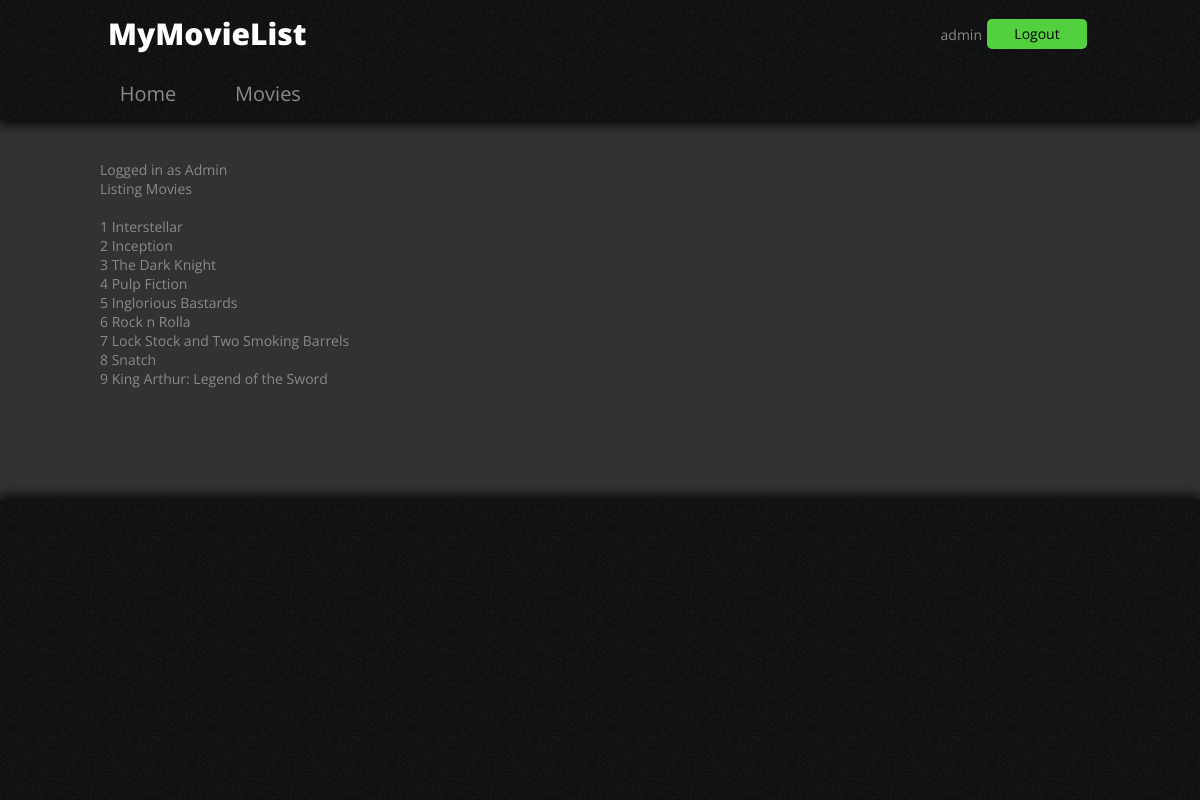
Page /adminmovies.php?adminaction=listmovies (signed in) on the committed database.
### tables this page shows
CREATE TABLE Movie
(
    movieID 	int(5)  AUTO_INCREMENT,
    title 		varchar(255) NOT NULL,
    summary 	varchar(1000),
    releaseDate DATE,
    ratingID 		int(4),
    runtime		int(5),
	score 	decimal(2, 1),
    primary key (movieID),
    foreign key (ratingID) REFERENCES Rating(ratingID)
);

### scripts/object-user.php (called while the page is built, shortened)
<?php
require_once 'data-db.php';
class User {
	public static function validateAdmin($username, $password) {
		$username = trim($username);
		$password = trim($password);
		$query = "SELECT * FROM Admin WHERE username = '" . $username . "' and password = '" . $password . "';";
		$result = Database::executeQuery($query);
		if($result->num_rows > 0) {
			return true;
		} else {
			return false;
		}
	}
}
?>

### scripts/data-db.php (called while the page is built, shortened)
<?php
class Database {
	private static $db;
	private static $connected = false;
	public static function createConnection() {
		$dbserver = "localhost";
		$dbuser = "root";
		$dbpassword = "";
		$dbname = "mymovielist_db";
		self::$db = new mysqli($dbserver, $dbuser, $dbpassword, $dbname);
		if(self::$db->connect_errno) {
			self::error("There was an error connecting to the Database");
		} else {
			self::$connected = true;
		}
	}
	public static function executeQuery($query) {
		if(self::$connected == true) {
			$result = self::$db->query($query);
			if(!$result) {
				self::error("Query Error");
				return false;
			} else {
				return $result;
			}
		} else {
			self::error("Not connected to database");
			return false;
		}
	}
	public static function closeConnection() {
		self::$connected = false;
	}
}

### scripts/account-adminsession.php (called while the page is built, shortened)
<?php
	require_once('data-db.php');
	require_once('object-user.php');
	if(isset($_SESSION['username']) and isset($_SESSION['password'])) {
		$logged_in = User::validateAdmin($_SESSION['username'], $_SESSION['password']);
	}
?>

### scripts/object-movie.php (called while the page is built, shortened)
<?php
require_once('data-db.php');
class Movie {
	private $movieid;
	private $title;
	public function __construct($movieid, $title, $summary, $releasedate, $ratingid, $runtime, $score) {
		$this->movieid = trim($movieid);
		$this->title = trim($title);
	}
	public function getMovieID() {
		return $this->movieid;
	}
	public function getTitle() {
		return $this->title;
	}
		?>
		<?php
	public static function getAllMovies() {
		$query = "SELECT * FROM Movie";
		$result = Database::executeQuery($query);
		if($result->num_rows > 0) {
			$movies = array();
			for($i = 0; $i < $result->num_rows; $i++) {
				$row = mysqli_fetch_array($result);
				$movie = new Movie($row[0], $row[1], $row[2], $row[3], $row[4], $row[5], $row[6]);
				$movies[] = $movie;
			}
			return $movies;
		} else {
			return false;
		}
	}
}
?>

### adminmovies.php (the view, shortened to what this page needs)
<html>
<head>
	<?php
	require_once 'scripts/template-adminhead.php';
	?>
</head>
<body>
	<div id="container">
	<?php
	require_once 'scripts/template-adminheader.php';
	?>
	<div id="main">
		<?php
		if($logged_in) {
			require_once('scripts/object-movie.php');
			echo "Logged in as Admin";
			echo "<br>";
			if(isset($_GET['adminaction'])) {
				if($_GET['adminaction'] == 'listmovies') {
					echo "Listing Movies";
					echo "<br><br>";
					$movies = Movie::getAllMovies();
					for($i = 0; $i < count($movies); $i++) {
						echo $movies[$i]->getMovieID() . "&nbsp";
						echo $movies[$i]->getTitle();
						echo "<br>";
					}
				}
						?>
						<?php
			} else {
				?>
				<br><a href="adminmovies.php?adminaction=listmovies">List Movies</a>
				<br><a href="adminmovies.php?adminaction=addmovie">Add Movie</a>
				<?php
			}
		} else {
			echo "Admin not logged in";
		}
		?>
	</div>
	<?php
	require_once 'scripts/template-footer.php';
	?>
	</div>
</body>
</html>

### scripts/template-adminhead.php (shortened to what this page needs)
<link rel="stylesheet" type="text/css" href="styles/main.css">
<link rel="stylesheet" type="text/css" href="styles/template.css">
<link rel="stylesheet" type="text/css" href="styles/forms.css">
<link rel="stylesheet" type="text/css" href="styles/content.css">
<link rel="stylesheet" type="text/css" href="styles/movie.css">
<?php
		require_once 'data-db.php';
		require_once 'account-adminsession.php';
?>

### scripts/template-adminheader.php
<div id="header-background">
	<div id="header-top">
		<div id="logo">
			MyMovieList
		</div>
		<div id="account">
			<?php
			if($logged_in == true) {
				echo $_SESSION['username'];
				?>
				<a href="scripts/account-adminlogout.php"><div class="accountButton">Logout</div></a>
				<?php
			} else {
				?>
				<a href="adminlogin.php"><div class="accountButton">Login</div></a>
				<?php
			}
			?>
		</div>
	</div>
	<div id="header-bottom">
		<a href="adminindex.php">
			<div class="navigation">Home</div>
		</a>
		<a href="adminmovies.php">
			<div class="navigation">Movies</div>
		</a>
	</div>
</div>

### scripts/template-footer.php (shortened to what this page needs)
<div id="footer-background">
	<div id="footer">
	</div>
</div>

### styles/main.css (style rules this page uses)
html, div, p, b, h1, h2, h3 { font-family: Open Sans; font-style: normal; font-variant: normal; font-size: 14px; color: #898989; }
html { overflow-y: scroll; }
body { margin: 0px; padding: 0px; height: 100%; background-color: #323232; }
a { text-decoration:none; color: white; }

### styles/template.css (style rules this page uses)
#container { min-height: 100%; position: relative; }
#header-background { height: 120px; background-image: url("../images/background1.png"); box-shadow: 0px 5px 10px 1px rgba(0,0,0,0.75); color: white; }
#header-top { height: 70px; width: 1024px; margin: 0px auto; }
#header-bottom { height: 50px; width: 1024px; margin: 0px auto; }
#main { width: 1000px; margin: 0px auto; padding-left: 12px; padding-right: 12px; padding-bottom: 320px; padding-top: 40px; }
#footer-background { position: absolute; bottom: 0px; left: 0px; right: 0px; height: 300px; background-image: url("../images/background1.png"); box-shadow: 0px -5px 10px 1px rgba(0,0,0,0.75); }
#footer { height: 300px; width: 1024px; margin: 0px auto; }
#logo { float: left; padding-top: 18px; padding-left: 20px; font-size: 30px; font-weight: 1000; line-height: 32.4px; color: white; }
#account { height: 30px; float: right; padding: 25px; }
.accountButton { color: black; float: right; width: 100px; height: 25px; text-align: center; padding-top: 5px; margin-top: -6px; margin-left: 5px; background: #52d03d; border-radius: 5px; border-width: 5px; }
.navigation { float: left; width: 120px; height: 40px; padding-top: 10px; font-size: 20px; text-align: center; }

### rows in the picture
movie: movieID "1", title "Interstellar"
movie: movieID "2", title "Inception"
movie: movieID "3", title "The Dark Knight"
movie: movieID "4", title "Pulp Fiction"
movie: movieID "5", title "Inglorious Bastards"
movie: movieID "6", title "Rock n Rolla"
movie: movieID "7", title "Lock Stock and Two Smoking Barrels"
movie: movieID "8", title "Snatch"
movie: movieID "9", title "King Arthur: Legend of the Sword"

### other values in the picture
$_SESSION['username'] "admin"
